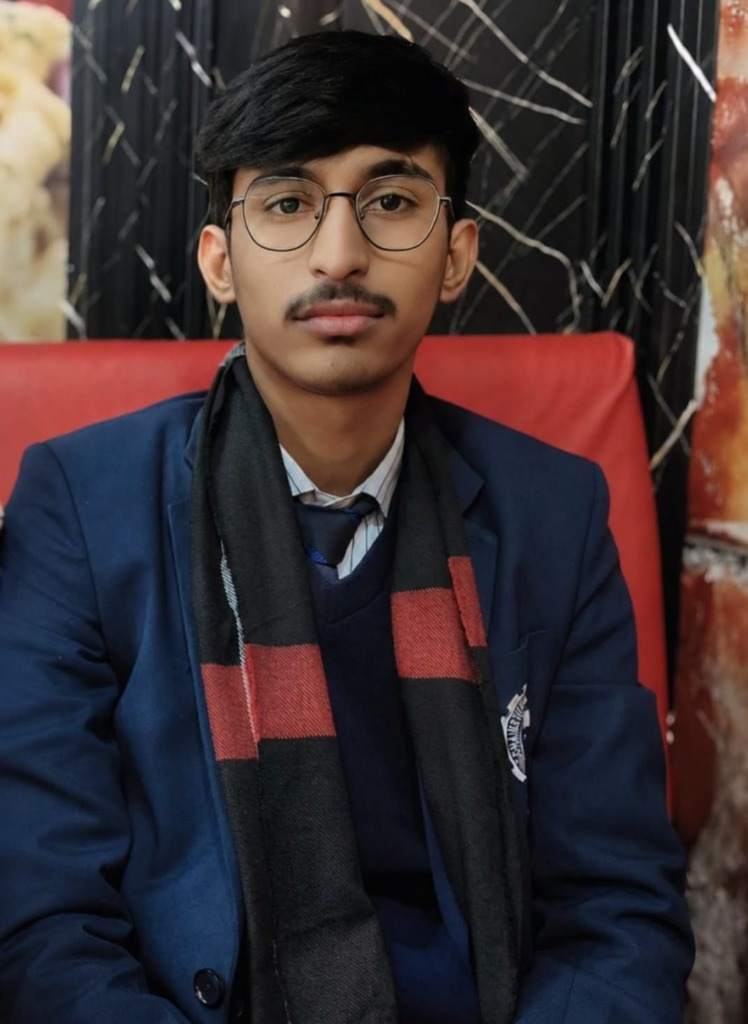
#> input picture assets/portrait_original.jpg, 748 x 1024 px
$ python test_crop.py
#> lines starting #> are read from the running program, lines starting #| are printed output that depends on the picture
import os
import numpy as np
from PIL import Image, ImageOps, ImageFilter, ImageEnhance
import scipy.ndimage as ndimage

SCRIPT_DIR = os.path.dirname(os.path.abspath(__file__))
REPO_ROOT = os.path.dirname(SCRIPT_DIR)
PRIMARY_PHOTO = os.path.join(REPO_ROOT, "assets", "portrait_original.jpg")
BRAIN_PHOTO = r"C:\Users\LENOVO\.gemini\antigravity-ide\brain\a0aeb4e4-916c-4cca-8bd4-9c7b92d79891\.user_uploaded\media_1789388954199.jpg"
input_path = PRIMARY_PHOTO if os.path.exists(PRIMARY_PHOTO) else BRAIN_PHOTO

os.makedirs(os.path.join(REPO_ROOT, "assets"), exist_ok=True)
os.makedirs(os.path.join(REPO_ROOT, "scripts"), exist_ok=True)

img = Image.open(input_path).convert("RGB")
#> img is the input picture: PIL image 748x1024 RGB; mean R, G, B 59.3, 47.4, 49.9
print(f"Original image size: {img.size}")
#| Original image size: (748, 1024)

# The photo is portrait orientation. Let's crop head + shoulders.
# Target aspect ratio is 300 x 340 (w:h = 300:340 = 0.88235)
w, h = img.size
#> w = 748; h = 1024
target_aspect = 300.0 / 340.0

# Head and shoulders: crop from top y=0 to y = int(w / target_aspect)
crop_h = int(w / target_aspect)
#> crop_h = 847
if crop_h > h:
    crop_w = int(h * target_aspect)
    crop_box = ((w - crop_w) // 2, 0, (w + crop_w) // 2, h)
else:
    # Keep head and shoulders with good breathing room
    crop_box = (0, 0, w, crop_h)
#> crop_box = (0, 0, 748, 847)

cropped = img.crop(crop_box)
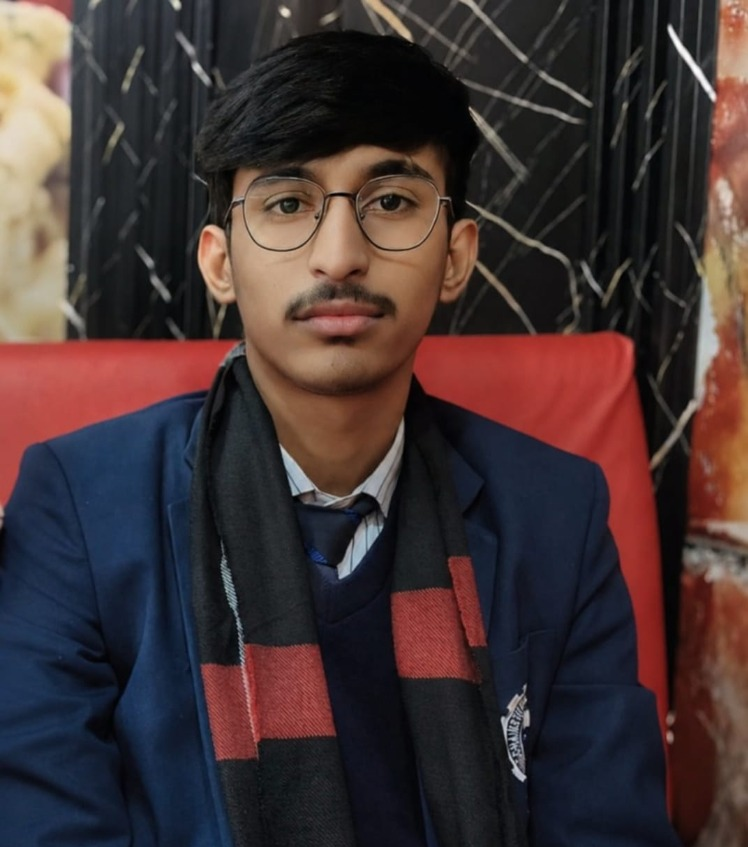
#> cropped: PIL image 748x847 RGB; mean R, G, B 66.8, 51.3, 51.9
cropped.save(os.path.join(REPO_ROOT, "assets", "cropped_ref.jpg"), quality=95)
print(f"Cropped size: {cropped.size}")
#| Cropped size: (748, 847)

# Resize to target grid 300x340
grid_img = cropped.resize((300, 340), Image.Resampling.LANCZOS)
grid_img.save(os.path.join(REPO_ROOT, "assets", "grid_300x340.png"))
print("Grid image saved.")

$ run again, with assets/portrait_transparent.png saved as assets/portrait_original.jpg
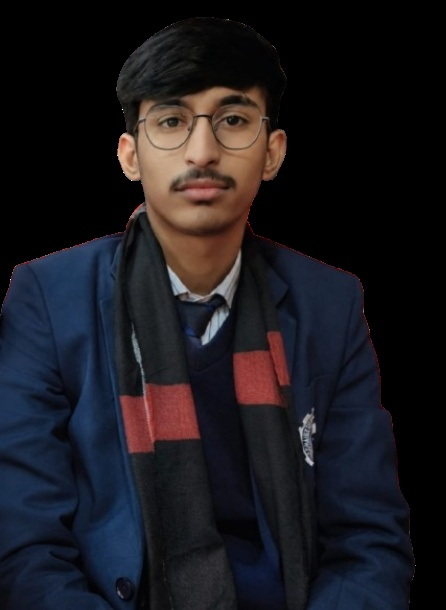
#> input picture assets/portrait_transparent.png, 446 x 610 px
#> img is the input picture: PIL image 446x610 RGB; mean R, G, B 26.4, 24.6, 29.6
#| Original image size: (446, 610)
#> `cropped = img.crop(crop_box)`:
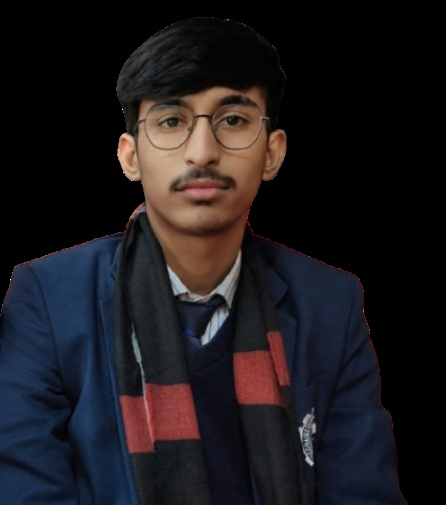
#> cropped: PIL image 446x505 RGB; mean R, G, B 28.1, 24.8, 28.2
#| Cropped size: (446, 505)
